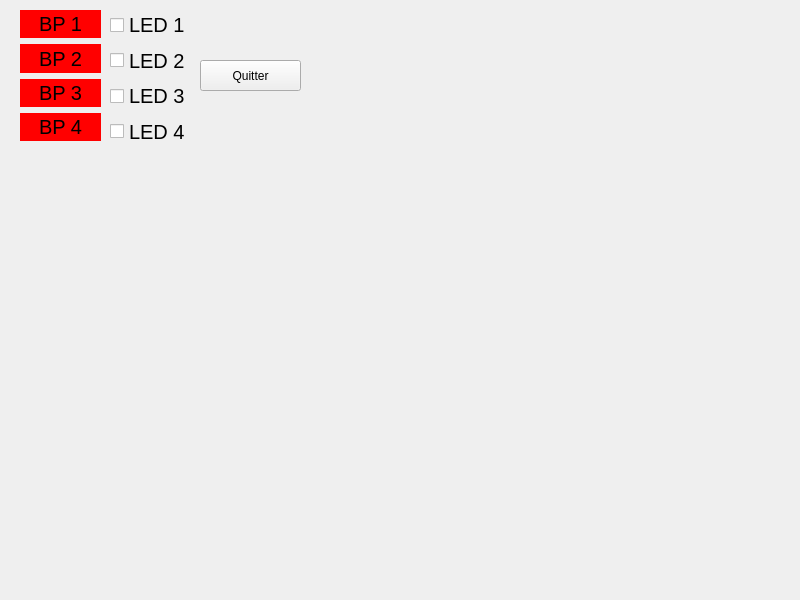
<?xml version="1.0" encoding="UTF-8"?>
<ui version="4.0">
 <class>WidgetUSB202</class>
 <widget class="QWidget" name="WidgetUSB202">
  <property name="geometry">
   <rect>
    <x>0</x>
    <y>0</y>
    <width>800</width>
    <height>600</height>
   </rect>
  </property>
  <property name="windowTitle">
   <string>WidgetUSB202</string>
  </property>
  <widget class="QPushButton" name="pushButton">
   <property name="geometry">
    <rect>
     <x>200</x>
     <y>60</y>
     <width>101</width>
     <height>31</height>
    </rect>
   </property>
   <property name="text">
    <string>Quitter</string>
   </property>
  </widget>
  <widget class="QWidget" name="verticalLayoutWidget">
   <property name="geometry">
    <rect>
     <x>20</x>
     <y>10</y>
     <width>81</width>
     <height>131</height>
    </rect>
   </property>
   <layout class="QVBoxLayout" name="verticalLayout">
    <item>
     <widget class="QLabel" name="label_BP1">
      <property name="font">
       <font>
        <pointsize>15</pointsize>
       </font>
      </property>
      <property name="autoFillBackground">
       <bool>false</bool>
      </property>
      <property name="styleSheet">
       <string notr="true">background-color: rgb(255, 0, 0)</string>
      </property>
      <property name="text">
       <string>BP 1</string>
      </property>
      <property name="alignment">
       <set>Qt::AlignCenter</set>
      </property>
     </widget>
    </item>
    <item>
     <widget class="QLabel" name="label_BP2">
      <property name="font">
       <font>
        <pointsize>15</pointsize>
       </font>
      </property>
      <property name="styleSheet">
       <string notr="true">background-color: rgb(255, 0, 0)</string>
      </property>
      <property name="text">
       <string>BP 2</string>
      </property>
      <property name="alignment">
       <set>Qt::AlignCenter</set>
      </property>
     </widget>
    </item>
    <item>
     <widget class="QLabel" name="label_BP3">
      <property name="font">
       <font>
        <pointsize>15</pointsize>
       </font>
      </property>
      <property name="styleSheet">
       <string notr="true">background-color: rgb(255, 0, 0)</string>
      </property>
      <property name="text">
       <string>BP 3</string>
      </property>
      <property name="alignment">
       <set>Qt::AlignCenter</set>
      </property>
     </widget>
    </item>
    <item>
     <widget class="QLabel" name="label_BP4">
      <property name="font">
       <font>
        <pointsize>15</pointsize>
       </font>
      </property>
      <property name="styleSheet">
       <string notr="true">background-color: rgb(255, 0, 0)</string>
      </property>
      <property name="text">
       <string>BP 4</string>
      </property>
      <property name="alignment">
       <set>Qt::AlignCenter</set>
      </property>
     </widget>
    </item>
   </layout>
  </widget>
  <widget class="QWidget" name="verticalLayoutWidget_2">
   <property name="geometry">
    <rect>
     <x>110</x>
     <y>10</y>
     <width>81</width>
     <height>136</height>
    </rect>
   </property>
   <layout class="QVBoxLayout" name="verticalLayout_2">
    <item>
     <widget class="QCheckBox" name="checkBox_LED1">
      <property name="font">
       <font>
        <pointsize>15</pointsize>
       </font>
      </property>
      <property name="text">
       <string>LED 1</string>
      </property>
     </widget>
    </item>
    <item>
     <widget class="QCheckBox" name="checkBox_LED2">
      <property name="font">
       <font>
        <pointsize>15</pointsize>
       </font>
      </property>
      <property name="text">
       <string>LED 2</string>
      </property>
     </widget>
    </item>
    <item>
     <widget class="QCheckBox" name="checkBox_LED3">
      <property name="font">
       <font>
        <pointsize>15</pointsize>
       </font>
      </property>
      <property name="text">
       <string>LED 3</string>
      </property>
     </widget>
    </item>
    <item>
     <widget class="QCheckBox" name="checkBox_LED4">
      <property name="font">
       <font>
        <pointsize>15</pointsize>
       </font>
      </property>
      <property name="text">
       <string>LED 4</string>
      </property>
     </widget>
    </item>
   </layout>
  </widget>
 </widget>
 <resources/>
 <connections>
  <connection>
   <sender>pushButton</sender>
   <signal>clicked()</signal>
   <receiver>WidgetUSB202</receiver>
   <slot>close()</slot>
   <hints>
    <hint type="sourcelabel">
     <x>234</x>
     <y>78</y>
    </hint>
    <hint type="destinationlabel">
     <x>304</x>
     <y>116</y>
    </hint>
   </hints>
  </connection>
 </connections>
</ui>
